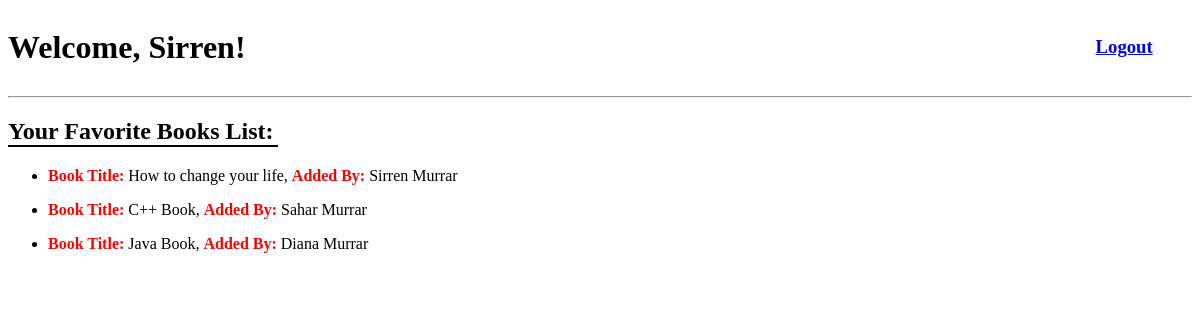
The app's page /view_all_Favorites/2 with its own data.
### loginReg_app/models.py (models this page shows)
class User(models.Model):
    first_name = models.CharField(max_length=45)
    last_name = models.CharField(max_length=45)
    email = models.CharField(max_length=45)
    Bdate=models.DateField(default=datetime.datetime.now())
    password=models.CharField(max_length=255)
    created_at = models.DateTimeField(auto_now_add=True)
    updated_at = models.DateTimeField(auto_now=True)
    objects=UserManager()

class Books(models.Model):
    title=models.CharField(max_length=255)
    desc=models.TextField()
    uploaded_by=models.ForeignKey(User, related_name="books_uploaded", on_delete = models.CASCADE)
    users_who_like=models.ManyToManyField(User, related_name="liked_books")
    created_at = models.DateTimeField(auto_now_add=True)
    updated_at = models.DateTimeField(auto_now=True)
    objects=BooksManager()

### loginReg_app/views.py (the view)
# urls.py: path('view_all_Favorites/<id>', views.view_all_Favorites),
def view_all_Favorites(request, id):
    user= models.get_user_withId(id)
    favorite_books=models.get_books_for_auser(id)
    context={
        'list_of_FavoriteBooks':favorite_books,
        'user':user,
    }
    return render(request, 'UserFavoriteBooks_list.html', context)

### loginReg_app/models.py (called while the page is built)
def get_books_for_auser(userId):
    user=User.objects.get(id=userId)
    books= user.liked_books.all()
    return books

def get_user_withId(userId):
    return User.objects.get(id=userId)

### loginReg_app/templates/UserFavoriteBooks_list.html (shortened to what this page needs)
<!DOCTYPE html>
<html lang="en">
<head>
</head>
<body>
    <div class ="flex">
        <div>
            <h1>Welcome, {{user.first_name}}!</h1>
        </div>
        <h3 id="margin">
            <a href="/logout">Logout</a>
        </h3>
    </div>
    <hr>
    <h2>
        Your Favorite Books List:
    </h2>
    <ul>
        {% for book in list_of_FavoriteBooks %}
            <li>
                <p>
                 <span>Book Title:</span> {{book.title}}, <span>Added By:</span> {{book.uploaded_by.first_name}} {{book.uploaded_by.last_name}}
                </p>
            </li>
        {% endfor %}
    </ul>
</body>
</html>

### loginReg_app/templates/UserFavoriteBooks_list.html (style rules this page uses)
.flex { display: flex; }
#margin { margin-top: 28px; margin-left: 850px; }
span { color: red; font-weight: bold; }
h2 { border-bottom: 2px solid black; width: 270px; }

### records on screen
User: first_name "Sirren"
Books: title "How to change your life", uploaded_by.first_name "Sirren", uploaded_by.last_name "Murrar"
Books: title "C++ Book", uploaded_by.first_name "Sahar", uploaded_by.last_name "Murrar"
Books: title "Java Book", uploaded_by.first_name "Diana", uploaded_by.last_name "Murrar"
